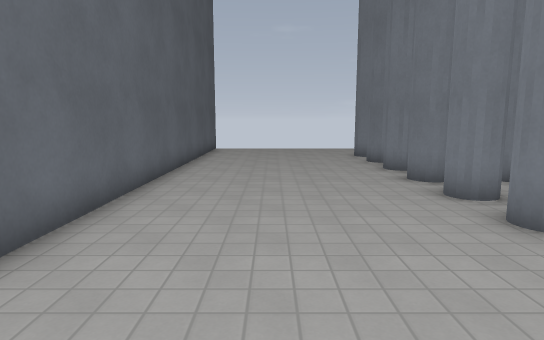
view 1 (above)

16 first-person views from a walk through a 3-D level made in the Godot game engine. The camera is 1.5 m above the floor, tilts 8° down and sees 75° across. The floor is counted in squares, 1 m on a side. Each view is taken from the middle of a square. On the plan, view 1 faces up. The plan holds only what a view shows up to about 16 squares ahead; the rest is blank. Surface patterns are stand-ins for the level's own textures.

view 2
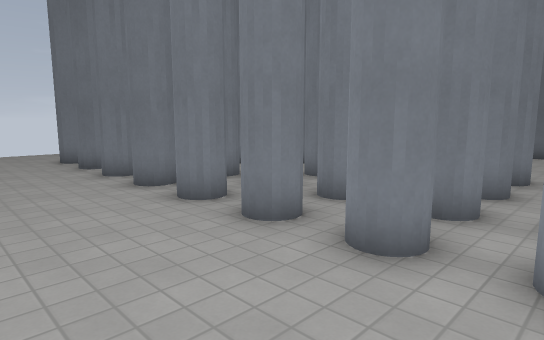

view 3
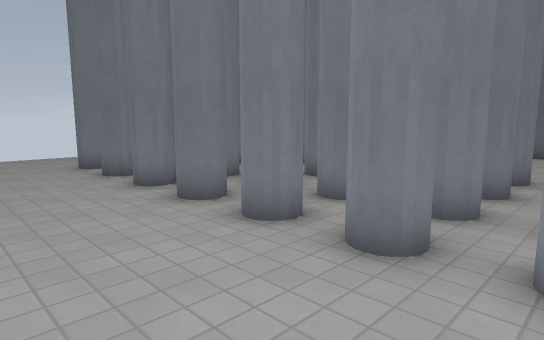

view 4
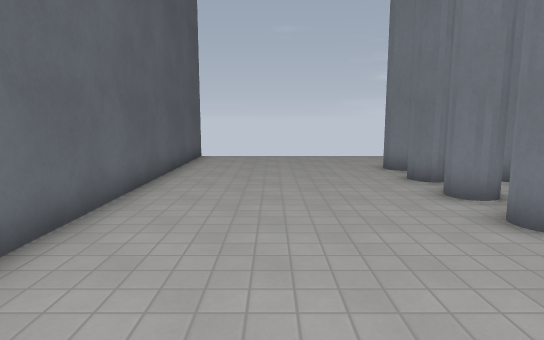

view 5
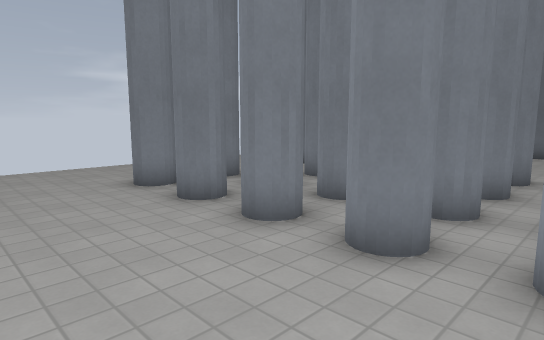

view 6
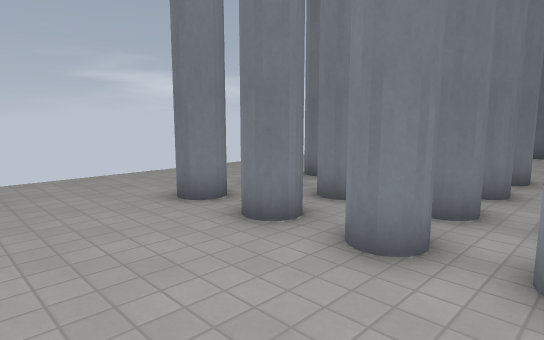

view 7
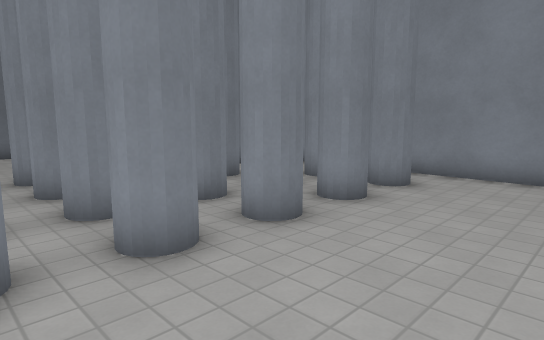

view 8
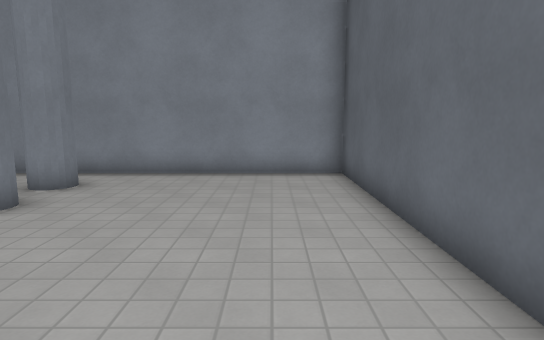

view 9
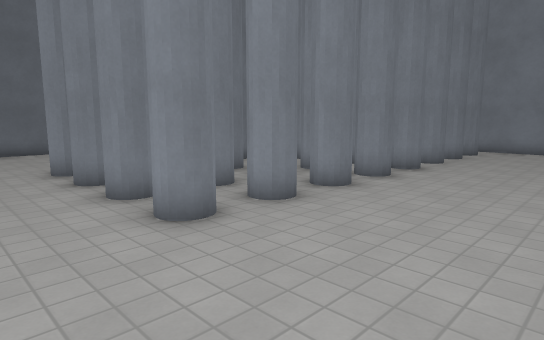

view 10
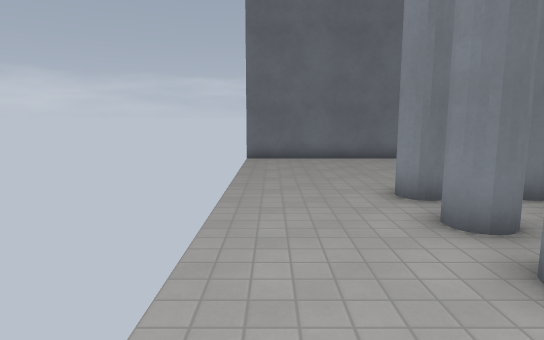

view 11
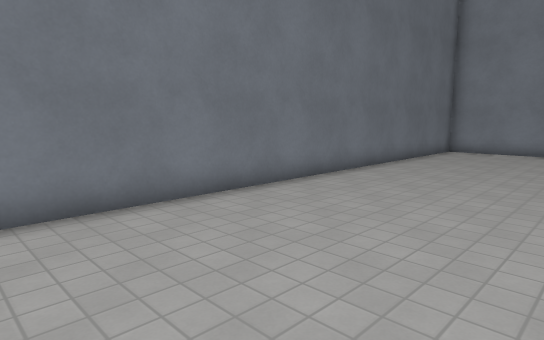

view 12
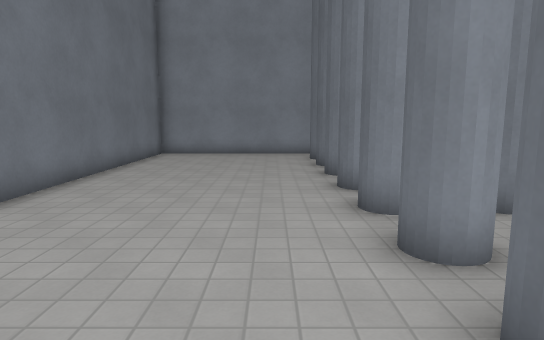

view 13
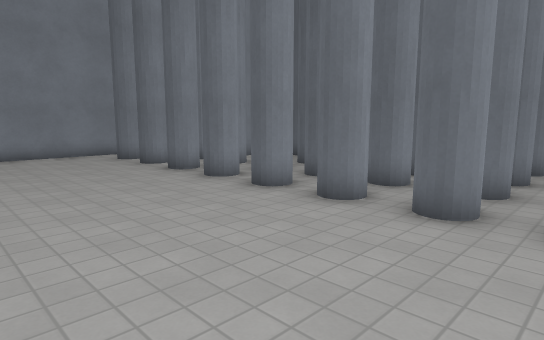

view 14
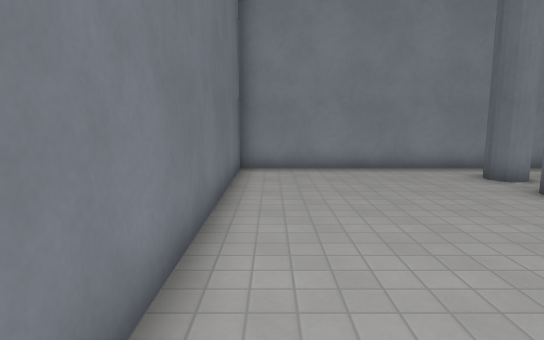

view 15
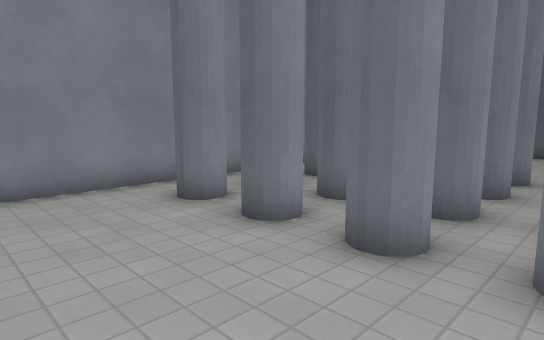

view 16
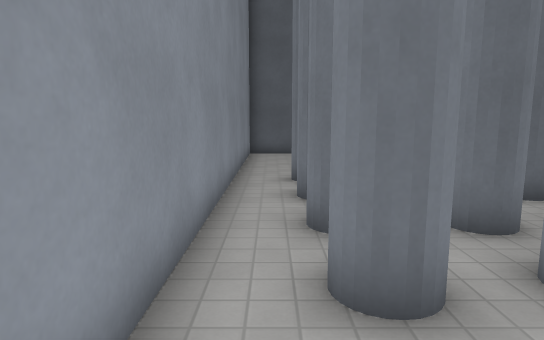

### Floor plan
Key: @ floor where view 1 was taken; # wall or solid block; . floor.
Columns run from 3 left of view 1 to 17 right of it. Each row starts with its distance up from view 1.
 19 #                   #
 18 #...................#
 17 #...................#
 16 #...................#
 15 #......#.#.#.#......#
 14 #...................#
 13 #......#.#.#.#......#
 12 #...................#
 11 #......#.#.#.#......#
 10 #...................#
  9 #......#.#.#.#......#
  8 #...................#
  7 #......#.#.#.#......#
  6 #...................#
  5 #......#.#.#.#......#
  4 #...................#
  3 #......#.#.#.#......#
  2 #...................#
  1 #......#.#.#.#......#
  0 #..@................#
 -1 #####################

Positions as (right, up) in squares from view 1, and headings:
1: (0, 0), facing up
2: (0, 1), facing up-right
3: (0, 3), facing up-right
4: (0, 4), facing up
5: (0, 7), facing up-right
6: (0, 9), facing up-right
7: (0, 9), facing down-right
8: (-1, 9), facing down
9: (-1, 18), facing down-right
10: (3, 18), facing right
11: (11, 17), facing down-right
12: (12, 15), facing down
13: (16, 15), facing down-left
14: (16, 10), facing down
15: (14, 7), facing down-left
16: (13, 0), facing left
